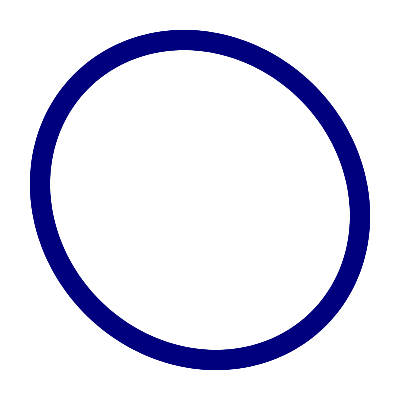
Frame 1 (no input)
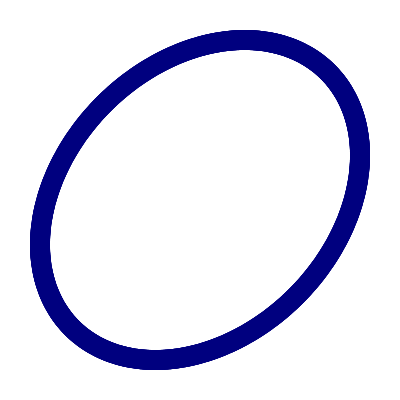
Frame 60 (the mouse pressed at the canvas centre just before this capture)
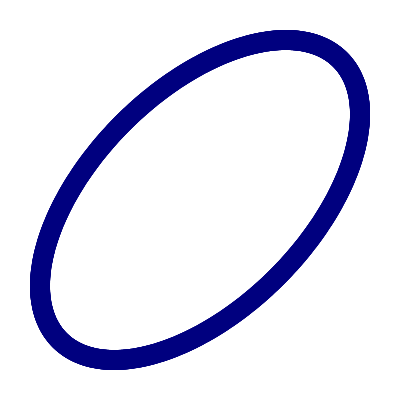
Frame 120 (the mouse held since frame 60 and released just before this capture)

The Processing sketch that drew these frames (run headless with seeded random() and noise(); from frame 60 on, the mouse is pressed at the canvas centre):

// Processing sketch: processing_162012
// ── processing_162012.pde

void setup(){
 size(400,400); 
 frameRate(30);
}

void draw(){
  noStroke();
  fill(255,255);
 rect(0,0,width,height);
 
 for( int i = 0; i<1000; i++){
   fill(cos(frameCount * 0.5)*255);
   fill(0, 0, 127);
   ellipse((cos(frameCount*0.1 +i)*width/2.5)+ (width/2) ,(sin(frameCount*0.2+i)*width/2.5)+ (width/2),20,20);
   
 }
}
